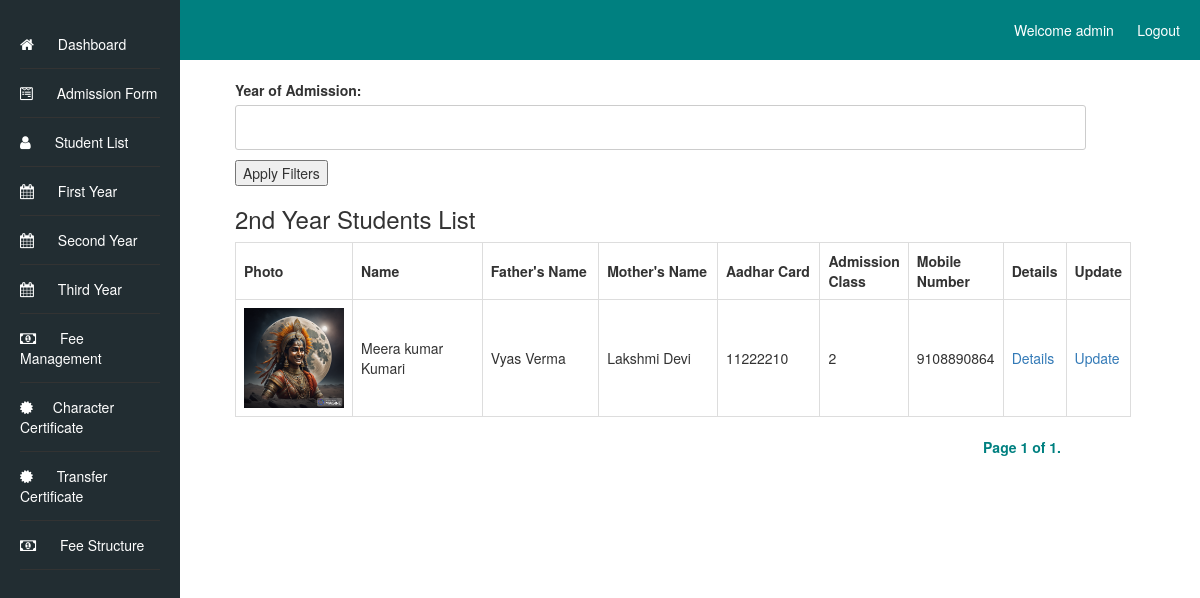
The page /student-list/second_year/ (signed in) on the database its author committed.
### admissionapp/models.py (models this page shows, shortened)
class AdmissionForm(models.Model):
    first_name = models.CharField(max_length=50)
    middle_name = models.CharField(max_length=50, blank=True,)
    last_name = models.CharField(max_length=50, blank=True,)
    father_name = models.CharField(max_length=100)
    mother_name = models.CharField(max_length=100)
    photo = models.ImageField(upload_to='admission_photos/')
    marks_10th = models.DecimalField(max_digits=5, decimal_places=2)
    marks_12th = models.DecimalField(max_digits=5, decimal_places=2)
    admission_batch = models.CharField(max_length=20)
    school_details_12th = models.TextField()
    school_details_10th = models.TextField()
    address = models.TextField()
    pass_out_year_12th = models.IntegerField()
    pass_out_year_10th = models.IntegerField()
    admission_date = models.DateField()
    caste = models.CharField(max_length=20)
    roll_number_12th = models.CharField(max_length=20)
    roll_number_10th = models.CharField(max_length=20)
    aadhar_number = models.CharField(max_length=12, unique=True)
    mobile_number = models.CharField(max_length=10)
    date_of_birth = models.DateField()
    subjects = models.CharField(max_length=1000)
    registration_number = models.CharField(max_length=20, blank=True)
    current_semester = models.CharField(max_length=20, blank=True)

### student_list/views.py (the view)
# urls.py: path('second_year/', views.second_year, name='second_year'),
@login_required
def second_year(request):
    second_year_students = AdmissionForm.objects.filter(admission_batch='2')
    year_filter_form = AdmissionYearFilterForm(request.GET)
    if year_filter_form.is_valid():
        admission_year = year_filter_form.cleaned_data.get('admission_year')
        if admission_year:
            second_year_students = second_year_students.filter(admission_date__year=admission_year)
    page = request.GET.get('page')
    paginator = Paginator(second_year_students, 20)  # Display 10 students per page, you can adjust this number as needed
    second_year_students = paginator.get_page(page)
    context = {
        'second_year_students': second_year_students,
        'year_filter_form': year_filter_form,
    }
    return render(request, 'student_list/second_year.html', context)

### student_list/forms.py
class AdmissionYearFilterForm(forms.Form):
    admission_year = forms.IntegerField(label='Year of Admission', required=False)

### student_list/templates/student_list/second_year.html (shortened to what this page needs)
<!DOCTYPE html>
<html>
<head>
    <link rel="stylesheet" type="text/css" href="/static/styles.css">
    <link rel="stylesheet" href="https://cdnjs.cloudflare.com/ajax/libs/font-awesome/4.7.0/css/font-awesome.min.css">
    <link rel="stylesheet" href="/static/bootstrap.min.css">
</head>
<body>
    <header>
        Welcome {{ user.username }} &nbsp;&nbsp;&nbsp;&nbsp;&nbsp;
        <a href="{% url 'logout' %}?next=/loginapp/logout/">Logout</a>
    </header>
    <div class="container-fluid">
        <div class="sidebar">
            <ul class="dashboard_list">
                <li><a href="/dashboard"><i class="fa fa-home" aria-hidden="true"></i> Dashboard</a></li>
                <li><a href="{% url 'admission_form' %}"><i class="fa fa-wpforms" aria-hidden="true"></i> Admission Form</a></li>
                <li><a href="{% url 'student_list' %}"><i class="fa fa-user"></i> Student List</a></li>
                <li><a href="{% url 'first_year' %}"><i class="fa fa-calendar" aria-hidden="true"></i> First Year</a></li>
                <li><a href="{% url 'second_year' %}"><i class="fa fa-calendar" aria-hidden="true"></i> Second Year</a></li>
                <li><a href="{% url 'third_year' %}"><i class="fa fa-calendar" aria-hidden="true"></i> Third Year</a></li>
                <li><a href="{% url 'fee_detail' %}"><i class="fa fa-money" aria-hidden="true"></i> Fee Management</a></li>
                <li><a href="{% url 'student_list_details' %}"><i class="fa fa-certificate" aria-hidden="true"></i>Character Certificate</a></li>
                <li><a href="{% url 'student_list_details_transfer' %}"><i class="fa fa-certificate" aria-hidden="true"></i> Transfer Certificate</a></li>
                <li><a href="{% url 'fee_structure' %}"><i class="fa fa-money" aria-hidden="true"></i> Fee Structure</a></li>
            </ul>
        </div>
        <div class="content">
            <form method="get">
            {{ year_filter_form.as_p }}
        <button type="submit">Apply Filters</button>
    </form>
    <h3>2nd Year Students List</h3>
    <table>
        <thead>
            <tr>
                <th class="photo-column">Photo</th>
                <th class="name-column">Name</th>
                <th class="father-name-column">Father's Name</th>
                <th class="mother-name-column">Mother's Name</th>
                <th class="aadhar-column">Aadhar Card</th>
                <th class="admission-class-column">Admission Class</th>
                <th class="mobile-number-column">Mobile Number</th>
                    <th>Details</th>
                <th>Update</th>
            </tr>
        </thead>
        <tbody>
            {% for student in second_year_students %}
                <tr>
                    <td class="photo-column"><img src="{{ student.photo.url }}" alt="{{ student.first_name }} {{ student.last_name }} Photo" width="100"></td>
                    <td class="name-column">{{ student.first_name }} {{ student.middle_name }} {{ student.last_name }}</td>
                    <td class="father-name-column">{{ student.father_name }}</td>
                    <td class="mother-name-column">{{ student.mother_name }}</td>
                    <td class="aadhar-column">{{ student.aadhar_number }}</td>
                    <td class="admission-class-column">{{ student.admission_batch }}</td>
                    <td class="mobile-number-column">{{ student.mobile_number }}</td>
                    <td><a href="{% url 'student_details' student.id %}">Details</a></td>
                    <td><a href="{% url 'update_student_second_year' student.id %}">Update</a></td>
                </tr>
            {% endfor %}
        </tbody>
    </table>
    <div class="pagination">
        <span class="step-links">
            <span class="current-page">
                Page {{ second_year_students.number }} of {{ second_year_students.paginator.num_pages }}.
            </span>
        </span>
        </div>
        </div>
    </div>
</body>
</html>

### static/styles.css (style rules this page uses)
label { display: block; font-weight: bold; }
input[type="text"], input[type="date"], input[type="file"], input[type="number"], textarea, select { width: 95%; padding: 10px; border: 1px solid #ccc; border-radius: 3px; font-size: 16px; }
a { text-decoration: none; color: #007bff; }
a[href*="logout"] { float: right; }
.sidebar { width: 20%; background-color: #333; color: #fff; padding: 20px; position: fixed; top: 0; left: 0; height: 100%; }
ul { list-style-type: none; padding: 0; }
ul li a { margin-bottom: 10px; text-decoration: none; color: #fff; }
body { font-family: Arial, sans-serif; margin: 0; padding: 0; background-color: #f4f4f4; }
header { background-color: #008080; color: #fff; padding: 20px 10px; text-align: right; }
header a { color: #fff; text-decoration: none; margin-right: 10px; }
.sidebar { width: 15%; background-color: #222d32; color: #fff; padding: 20px; position: fixed; top: 0; left: 0; height: 100%; }
.content { width: 80%; padding: 20px; position: relative; left: 200px; }
ul.dashboard_list li { padding: 14px 0px; border-bottom: 1px solid #333; }
ul li a { margin-bottom: 10px; text-decoration: none; color: #fff; font-size: 14px; }
ul.dashboard_list li a i { font-size: 15px; padding-right: 20px; }
.pagination { text-align: right; margin-right: 70px !important; display: block !important; }
span.current-page { color: #008080; font-weight: bold; }

### student_list/templates/student_list/second_year.html (style rules this page uses)
table { border-collapse: collapse; width: 100%; }
th, td { border: 1px solid #ddd; padding: 8px; text-align: left; }
.photo-column { width: 10%; }
.name-column { width: 25%; }
.father-name-column { width: 20%; }
.mother-name-column { width: 20%; }
.aadhar-column { width: 15%; }

### rows shown on the page
AdmissionForm: photo (picture), first_name "Meera", middle_name "kumar", last_name "Kumari", father_name "Vyas Verma", mother_name "Lakshmi Devi", aadhar_number "11222210", admission_batch "2", mobile_number "9108890864"

### other values the page prints
{{ user.username }} "admin"
{{ second_year_students.number }} "1"
{{ second_year_students.paginator.num_pages }} "1"
